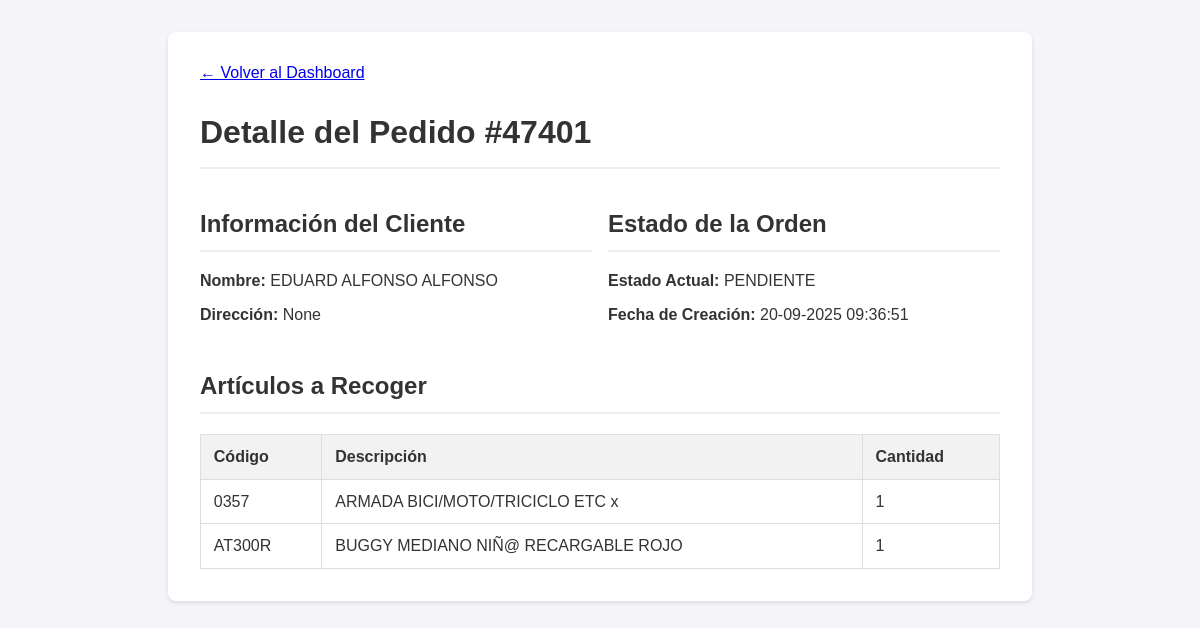
Before: /orden/5 (signed in) with the older database file.
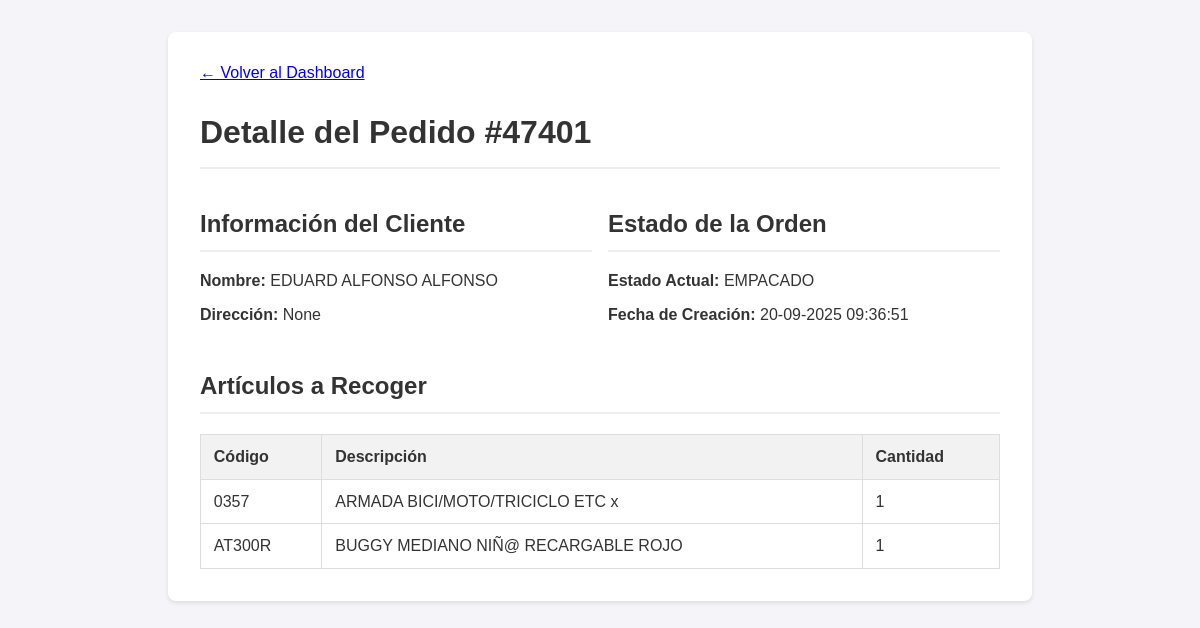
After: the same page with the newer database file.
### app.py (models this page shows, shortened)
class Orden(db.Model):
    id = db.Column(db.Integer, primary_key=True)
    numero_pedido = db.Column(db.String(50), unique=True, nullable=False)
    cliente_nombre = db.Column(db.String(200), nullable=False)
    cliente_direccion = db.Column(db.String(300), nullable=True)
    estado = db.Column(db.String(30), nullable=False, default='PENDIENTE')
    fecha_creacion = db.Column(db.DateTime, nullable=False, default=datetime.datetime.utcnow)
    lote_id = db.Column(db.Integer, db.ForeignKey('lote_picking.id'), nullable=True)
    items = db.relationship('ItemOrden', backref='orden', lazy=True, cascade="all, delete-orphan")
    fecha_inicio_picking = db.Column(db.DateTime, nullable=True)
    fecha_fin_picking = db.Column(db.DateTime, nullable=True)
    fecha_fin_packing = db.Column(db.DateTime, nullable=True)
    fecha_despacho = db.Column(db.DateTime, nullable=True)
    packer_id = db.Column(db.Integer, db.ForeignKey('user.id', ondelete='SET NULL'), nullable=True)
    packer = db.relationship('User', foreign_keys=[packer_id])
    devolucion_confirmada = db.Column(db.Boolean, default=False, nullable=False)
    bultos = db.relationship('Bulto', backref='orden', cascade="all, delete-orphan")
    hoja_de_ruta_id = db.Column(db.Integer, db.ForeignKey('hoja_de_ruta.id'), nullable=True)
    destino_id = db.Column(db.Integer, db.ForeignKey('destino.id'), nullable=True)
    destino = db.relationship('Destino', backref='ordenes')
    guia_encomienda = db.Column(db.String(100), nullable=True)
    nota_entrega = db.Column(db.Text, nullable=True)
    fecha_entrega_final = db.Column(db.DateTime, nullable=True)
    nota_bodega = db.Column(db.Text, nullable=True)

### app.py (the view)
@app.route('/orden/<int:orden_id>')
@login_required
def detalle_orden(orden_id):
    orden = Orden.query.get_or_404(orden_id)
    return render_template('detalle_orden.html', orden=orden)

### app.py (called while the page is built)
@login_manager.user_loader
def load_user(user_id):
    return db.session.get(User, int(user_id))

@app.template_filter('localtime')
def to_localtime_filter(utc_datetime):
    if not utc_datetime: return ""
    local_tz = pytz.timezone('America/Costa_Rica')
    local_dt = utc_datetime.replace(tzinfo=pytz.utc).astimezone(local_tz)
    return local_dt.strftime('%d-%m-%Y %H:%M:%S')

### templates/detalle_orden.html (shortened to what this page needs)
<!DOCTYPE html>
<html lang="es">
<head>
</head>
<body>
    <div class="container">
        <a href="{{ url_for('dashboard') }}" class="back-link">← Volver al Dashboard</a>
        <h1>Detalle del Pedido #{{ orden.numero_pedido }}</h1>
        <div class="info-grid">
            <div>
                <h2>Información del Cliente</h2>
                <p><strong>Nombre:</strong> {{ orden.cliente_nombre }}</p>
                <p><strong>Dirección:</strong> {{ orden.cliente_direccion }}</p>
            </div>
            <div>
                <h2>Estado de la Orden</h2>
                <p><strong>Estado Actual:</strong> {{ orden.estado.replace('_', ' ') }}</p>
                <p><strong>Fecha de Creación:</strong> {{ orden.fecha_creacion | localtime }}</p>
            </div>
        </div>
        <h2>Artículos a Recoger</h2>
        <table>
            <thead>
                <tr>
                    <th>Código</th>
                    <th>Descripción</th>
                    <th>Cantidad</th>
                </tr>
            </thead>
            <tbody>
                {% for item in orden.items %}
                <tr>
                    <td>{{ item.codigo_articulo }}</td>
                    <td>{{ item.descripcion_articulo }}</td>
                    <td>{{ item.cantidad_solicitada }}</td>
                </tr>
                {% endfor %}
            </tbody>
        </table>
    </div>
</body>
</html>

Changed rows visible on the page:
changed Orden "EDUARD ALFONSO ALFONSO": estado.replace "PENDIENTE" → "EMPACADO"
